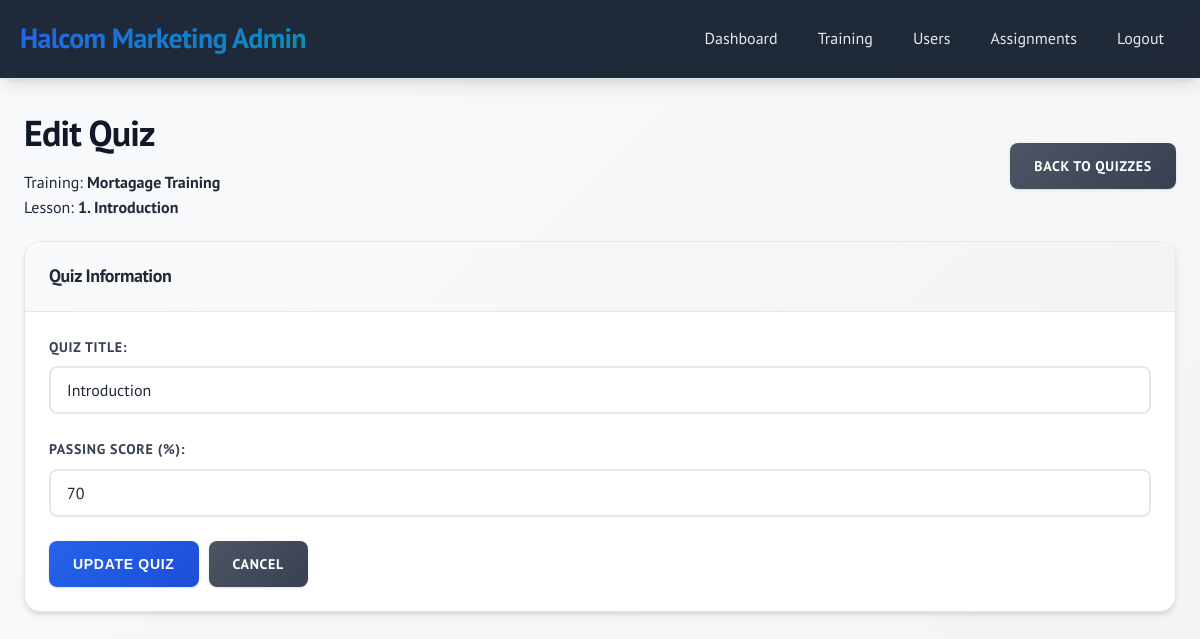
Screenshot of /admin/quiz_form.php?id=2 (signed in) with the database file from the repository.
### tables this page shows
CREATE TABLE `lessons` (
  `id` int(11) NOT NULL AUTO_INCREMENT,
  `course_id` int(11) NOT NULL,
  `title` varchar(200) NOT NULL,
  `content` text DEFAULT NULL,
  `video_url` varchar(500) DEFAULT NULL,
  `embed_code` text DEFAULT NULL,
  `audio_url` varchar(500) DEFAULT NULL,
  `reference_files` text DEFAULT NULL,
  `position` int(11) NOT NULL DEFAULT 1,
  `created_at` timestamp NOT NULL DEFAULT current_timestamp(),
  PRIMARY KEY (`id`),
  KEY `course_id` (`course_id`),
  CONSTRAINT `lessons_ibfk_1` FOREIGN KEY (`course_id`) REFERENCES `courses` (`id`) ON DELETE CASCADE
);

CREATE TABLE `courses` (
  `id` int(11) NOT NULL AUTO_INCREMENT,
  `title` varchar(200) NOT NULL,
  `description` text DEFAULT NULL,
  `created_by` int(11) NOT NULL,
  `created_at` timestamp NOT NULL DEFAULT current_timestamp(),
  PRIMARY KEY (`id`),
  KEY `created_by` (`created_by`),
  CONSTRAINT `courses_ibfk_1` FOREIGN KEY (`created_by`) REFERENCES `users` (`id`) ON DELETE CASCADE
);

CREATE TABLE `quizzes` (
  `id` int(11) NOT NULL AUTO_INCREMENT,
  `lesson_id` int(11) NOT NULL,
  `title` varchar(200) NOT NULL,
  `passing_score` int(11) NOT NULL DEFAULT 70,
  `created_at` timestamp NOT NULL DEFAULT current_timestamp(),
  PRIMARY KEY (`id`),
  KEY `lesson_id` (`lesson_id`),
  CONSTRAINT `quizzes_ibfk_1` FOREIGN KEY (`lesson_id`) REFERENCES `lessons` (`id`) ON DELETE CASCADE
);

### admin/quiz_form.php (the view, shortened to what this page needs)
<?php
$pdo = getDBConnection();
$quiz = null;
$is_edit = false;
$lesson_id = $_GET['lesson_id'] ?? null;
if (isset($_GET['id']) && is_numeric($_GET['id'])) {
    $is_edit = true;
    $stmt = $pdo->prepare("SELECT * FROM quizzes WHERE id = ?");
    $stmt->execute([$_GET['id']]);
    $quiz = $stmt->fetch();
    $lesson_id = $quiz['lesson_id'];
} elseif (!$lesson_id || !is_numeric($lesson_id)) {
    redirect('trainings.php');
}
$stmt = $pdo->prepare("
    SELECT l.*, c.title as Training_title
    FROM lessons l
    JOIN courses c ON l.course_id = c.id
    WHERE l.id = ?
");
$stmt->execute([$lesson_id]);
$lesson = $stmt->fetch();
?>
<!DOCTYPE html>
<html lang="en">
<head>
    <link rel="stylesheet" href="../assets/css/style.css">
</head>
<body>
    <div class="header">
        <div class="header-content">
            <div class="logo">Halcom Marketing Admin</div>
            <div class="nav">
                <a href="dashboard.php">Dashboard</a>
                <a href="trainings.php">Training</a>
                <a href="users.php">Users</a>
                <a href="training_assignments.php">Assignments</a>
                <a href="../auth/logout.php">Logout</a>
            </div>
        </div>
    </div>
    <div class="container">
        <div class="d-flex justify-between align-center mb-20">
            <div>
                <h1><?php echo $is_edit ? 'Edit Quiz' : 'Add New Quiz'; ?></h1>
                <p>Training: <strong><?php echo htmlspecialchars($lesson['Training_title']); ?></strong></p>
                <p>Lesson: <strong><?php echo htmlspecialchars($lesson['title']); ?></strong></p>
            </div>
            <a href="quizzes.php?lesson_id=<?php echo $lesson_id; ?>" class="btn btn-secondary">Back to Quizzes</a>
        </div>
        <div class="card">
            <div class="card-header">
                Quiz Information
            </div>
            <div class="card-body">
                <form method="POST">
                    <div class="form-group">
                        <label for="title">Quiz Title:</label>
                        <input type="text" id="title" name="title" required
                               value="<?php echo $quiz ? htmlspecialchars($quiz['title']) : ''; ?>">
                    </div>
                    <div class="form-group">
                        <label for="passing_score">Passing Score (%):</label>
                        <input type="number" id="passing_score" name="passing_score" required min="0" max="100"
                               value="<?php echo $quiz ? $quiz['passing_score'] : 70; ?>">
                    </div>
                    <div class="d-flex gap-10">
                        <button type="submit" class="btn btn-primary">
                            <?php echo $is_edit ? 'Update Quiz' : 'Create Quiz'; ?>
                        </button>
                        <a href="quizzes.php?lesson_id=<?php echo $lesson_id; ?>" class="btn btn-secondary">Cancel</a>
                    </div>
                </form>
            </div>
        </div>
    </div>
</body>
</html>

### rows the page displays
lessons: course.title "Mortagage Training", title "1. Introduction"
quizzes: title "Introduction", passing_score "70"
